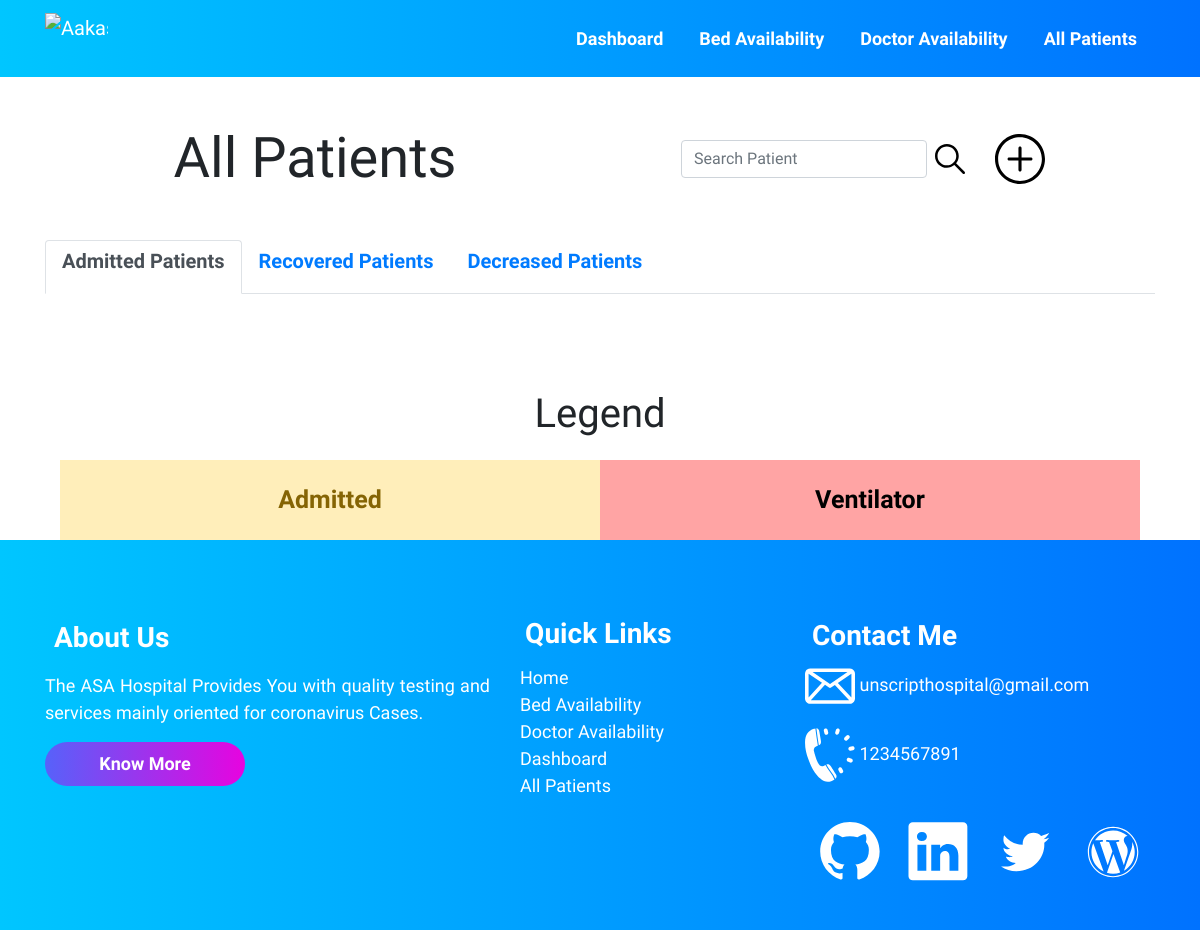
/allpatients/, run on an earlier commit of the app's database.
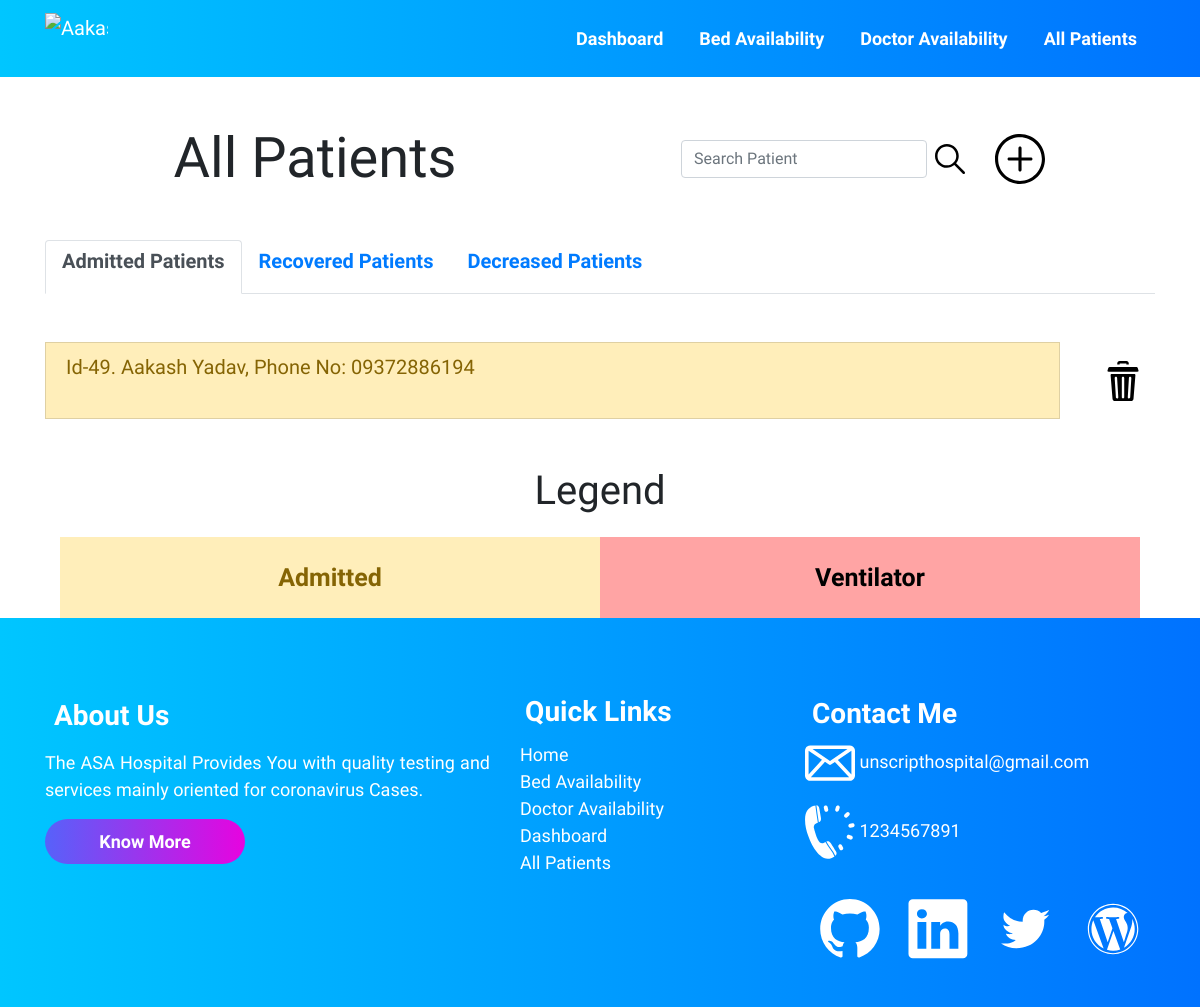
And on a later commit of the database.
### accounts/models.py (models this page shows, shortened)
class Patient (models.Model):
    patient_id = models.AutoField(primary_key=True)
    name = models.CharField(max_length=100)
    age = models.IntegerField()
    GENDERS = (
        (u'M', u'Male'),
        (u'F', u'Female'),
        (u'T', u'Transgender'),
        (u'O', u'Others'),
    )
    gender = models.CharField(max_length=2, null=True,
                              choices=GENDERS, default='M')
    phone = models.CharField(max_length=13)
    address = models.TextField(max_length=100)
    email_id = models.EmailField(max_length=254)
    date_admitted = models.DateField(auto_now=False, auto_now_add=False)
    oxygen_level = models.IntegerField(default=90)
    temperature = models.IntegerField(default=97)
    decreased = models.BooleanField(default=False)
    recovered = models.BooleanField(default=False)
    doctor = models.ForeignKey(Doctor, on_delete=models.CASCADE, default="")
    covid_test_result = models.ForeignKey(
        Result, on_delete=models.CASCADE, default="")
    room_no_and_bed_no = models.ForeignKey(
        Room, on_delete=models.CASCADE, default="")

### accounts/views.py (the view)
# urls.py: path("allpatients/", views.allpatients, name='allPatients'),
def allpatients(request):
    all_patients_query_set = Patient.objects.all()
    context = {
        'all_patients_query_set': all_patients_query_set
    }
    return render(request, 'allpatients.html', context)

### templates/allpatients.html (shortened to what the changed rows need)
{% extends 'innerbase.html' %}
{% load static %}
{% block cssLinks %}
<link rel="stylesheet" href="{% static 'css/bed.css' %}">
<link rel="stylesheet" href="{% static 'css/allpatients.css' %}">
<link rel="stylesheet" href="{% static 'css/doctoravailability.css' %}">
{% endblock %}
{% block body %}
<div class="container">
    <div class="row">
        <div class="col-md-6 ">
            <h1 class="text-center my-5 header display-4">All Patients</h1>
        </div>
    </div>
    <div class="tab-content" id="myTabContent">
        <div class="tab-pane fade show active" id="home" role="tabpanel" aria-labelledby="home-tab">
            <ul class="list-group my-5">
                {% for patient in all_patients_query_set %}
                {% if patient.decreased %}
                {% elif patient.recovered %}
                {% else %}
                <div class="row">
                    <div class="col-11"><a href="/patients/{{patient.patient_id}}" style="text-decoration: none;">
                            <li
                                class="list-group-item list-group-item-action {% if patient.room_no_and_bed_no.occupied %} list-group-item-warning  {% endif %} {% if patient.room_no_and_bed_no.ventilator %} list-group-item-danger {% endif %}">
                                <h5>Id-{{patient.patient_id}}. {{patient.name}}, Phone No: {{patient.phone}}</h5>
                            </li>
                        </a></div>
                    <div class="col-1 text-center align-self-center">
                        <a href="/deletePatient/{{patient.patient_id}}">
                            <img src="{% static '/icons/delete.svg' %}" class="hover-item" width="40px" alt="Delete">
                        </a>
                    </div>
                </div>
                {% endif %}
                {% empty %}
                <li class="list-group-item list-group-item-action">NO PATIENTS IN DATABASE</li>
                {% endfor %}
            </ul>
            <div class="container">
                <h1 class="text-center heading-legend">Legend</h1>
            </div>
        </div>
    </div>
</div>
{% endblock %}

What changed in the data, as far as the page shows it:
added Patient: patient_id "49", name "Aakash Yadav", phone "09372886194", decreased False (drawn)
